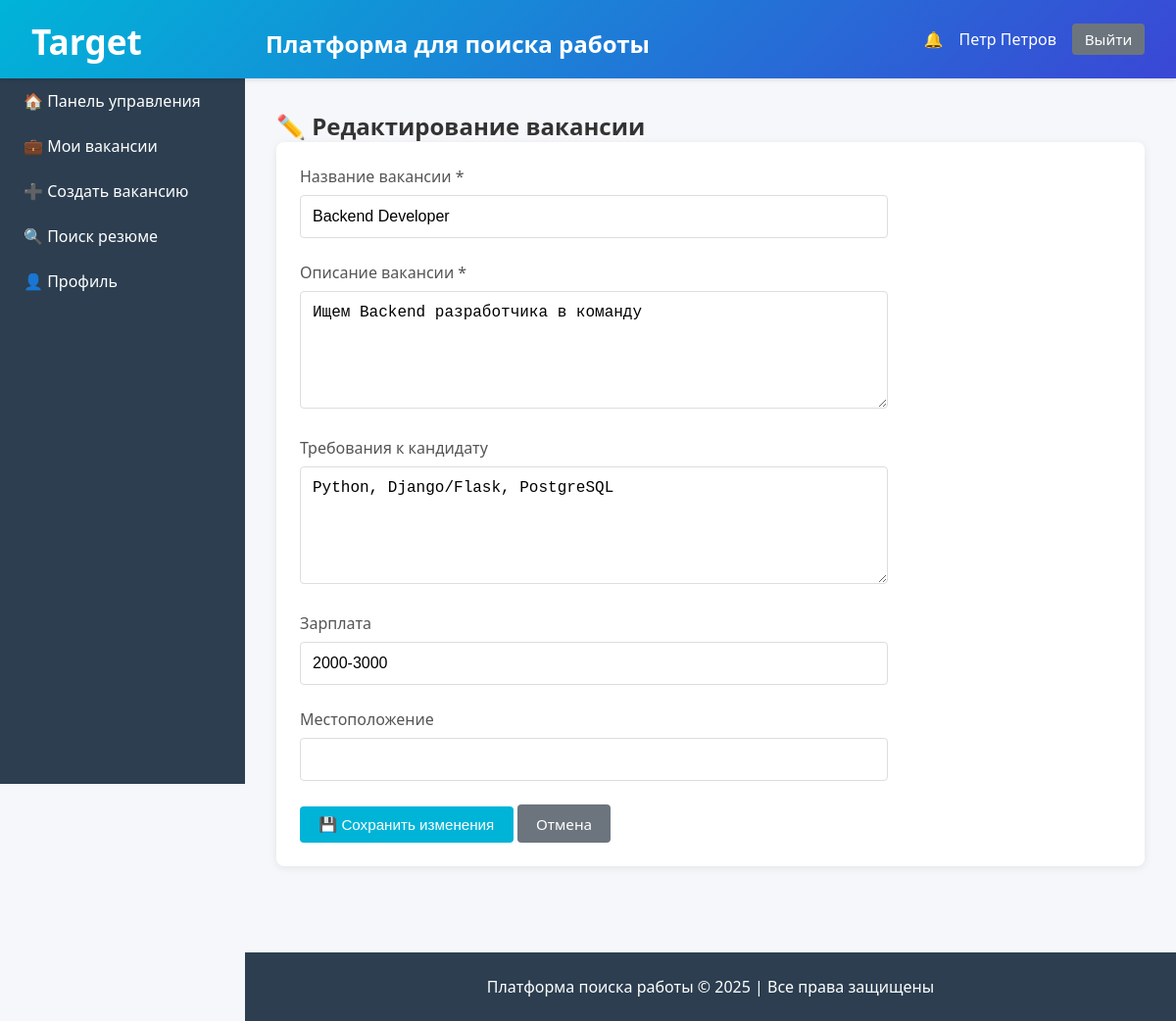
/vacancies/2/edit (signed in), run on the app's committed database.
### models/user.py (models this page shows, shortened)
class User(UserMixin, db.Model):
    __tablename__ = 'users'
    id = db.Column(db.Integer, primary_key=True)
    name = db.Column(db.String(100), nullable=False)
    email = db.Column(db.String(120), unique=True, nullable=False, index=True)
    password = db.Column(db.String(255), nullable=False)
    role = db.Column(db.String(20), nullable=False)
    created_at = db.Column(db.DateTime, default=datetime.utcnow)
    is_blocked = db.Column(db.Boolean, default=False)
    type = db.Column(db.String(50))
    __mapper_args__ = {
        'polymorphic_identity': 'user',
        'polymorphic_on': type
    }

class Employer(User):
    company_name = db.Column(db.String(200))
    company_description = db.Column(db.Text)
    __mapper_args__ = {
        'polymorphic_identity': 'employer'
    }
    vacancies = db.relationship('Vacancy', backref='employer', lazy='dynamic',
                                foreign_keys='Vacancy.employer_id',
                                cascade='all, delete-orphan')

### models/vacancy.py (models this page shows, shortened)
class Vacancy(db.Model):
    __tablename__ = 'vacancies'
    id = db.Column(db.Integer, primary_key=True)
    title = db.Column(db.String(200), nullable=False)
    description = db.Column(db.Text, nullable=False)
    requirements = db.Column(db.Text)
    salary = db.Column(db.String(100))
    location = db.Column(db.String(200))
    status = db.Column(db.String(20), default='draft')
    employer_id = db.Column(db.Integer, db.ForeignKey('users.id'), nullable=False)
    applications = db.relationship('Application', backref='vacancy', lazy='dynamic',
                                   cascade='all, delete-orphan')
    created_at = db.Column(db.DateTime, default=datetime.utcnow)
    updated_at = db.Column(db.DateTime, default=datetime.utcnow, onupdate=datetime.utcnow)

### controllers/vacancy_controller.py (the view, shortened to what this page needs)
@vacancy_bp.route('/<int:vacancy_id>/edit', methods=['GET', 'POST'])
@login_required
def edit(vacancy_id):
    vacancy = Vacancy.query.get_or_404(vacancy_id)
    if vacancy.employer_id != current_user.id:
        flash('У вас нет прав для редактирования этой вакансии', 'error')
        return redirect(url_for('vacancy.my_vacancies'))
    return render_template('edit_vacancy.html', vacancy=vacancy)

### app.py (called while the page is built)
@login_manager.user_loader
def load_user(user_id):
    from models.user import User
    return User.query.get(int(user_id))

### templates/edit_vacancy.html (shortened to what this page needs)
{% extends "base.html" %}
{% block content %}
<h2>✏️ Редактирование вакансии</h2>
<div class="card">
    <form method="POST">
        <div class="form-group">
            <label for="title">Название вакансии *</label>
            <input type="text" id="title" name="title" required
                   value="{{ vacancy.title }}">
        </div>
        <div class="form-group">
            <label for="description">Описание вакансии *</label>
            <textarea id="description" name="description" required>{{ vacancy.description }}</textarea>
        </div>
        <div class="form-group">
            <label for="requirements">Требования к кандидату</label>
            <textarea id="requirements" name="requirements">{{ vacancy.requirements }}</textarea>
        </div>
        <div class="form-group">
            <label for="salary">Зарплата</label>
            <input type="text" id="salary" name="salary"
                   value="{{ vacancy.salary or '' }}">
        </div>
        <div class="form-group">
            <label for="location">Местоположение</label>
            <input type="text" id="location" name="location"
                   value="{{ vacancy.location or '' }}">
        </div>
        <button type="submit" class="button">💾 Сохранить изменения</button>
        <a href="{{ url_for('vacancy.my_vacancies') }}" class="button secondary">Отмена</a>
    </form>
</div>
{% endblock %}

### templates/base.html (shortened to what this page needs)
<!DOCTYPE html>
<html lang="ru">
<head>
</head>
<body>
    {% if current_user.is_authenticated %}
    <header>
        <h1>
            <span class="logo">Target</span> Платформа для поиска работы
        </h1>
        <div class="user-info">
            <a href="{{ url_for('main.notifications') }}" class="notification-badge" style="color: white; text-decoration: none;">
                🔔
            </a>
            <span>{{ current_user.name }}</span>
            <a href="{{ url_for('auth.logout') }}" class="button secondary" style="padding: 0.4rem 0.8rem;">Выйти</a>
        </div>
    </header>
    <nav>
        {% if current_user.role == 'applicant' %}
            <a href="{{ url_for('main.applicant_home') }}">🏠 Главная</a>
            <a href="{{ url_for('vacancy.list_vacancies') }}">💼 Вакансии</a>
            <a href="{{ url_for('resume.my_resumes') }}">📄 Мои резюме</a>
            <a href="{{ url_for('resume.create') }}">➕ Создать резюме</a>
            <a href="{{ url_for('main.profile') }}">👤 Профиль</a>
        {% elif current_user.role == 'employer' %}
            <a href="{{ url_for('main.employer_dashboard') }}">🏠 Панель управления</a>
            <a href="{{ url_for('vacancy.my_vacancies') }}">💼 Мои вакансии</a>
            <a href="{{ url_for('vacancy.create') }}">➕ Создать вакансию</a>
            <a href="{{ url_for('resume.search') }}">🔍 Поиск резюме</a>
            <a href="{{ url_for('main.profile') }}">👤 Профиль</a>
        {% elif current_user.role == 'administrator' %}
            <a href="{{ url_for('admin.dashboard') }}">🏠 Панель админа</a>
            <a href="{{ url_for('admin.users') }}">👥 Пользователи</a>
            <a href="{{ url_for('admin.reports') }}">📊 Отчёты</a>
        {% endif %}
    </nav>
    {% endif %}
    <main>
        {% block content %}{% endblock %}
    </main>
    {% if current_user.is_authenticated %}
    <footer>
        <p>Платформа поиска работы © 2025 | Все права защищены</p>
    </footer>
    {% endif %}
</body>
</html>

### templates/base.html (style rules this page uses)
* { margin: 0; padding: 0; box-sizing: border-box; }
body { font-family: 'Segoe UI', Tahoma, Geneva, Verdana, sans-serif; background: #f5f7fa; color: #333; }
header { background: linear-gradient(135deg, #00b4d8 0%, #3a47d5 100%); color: white; padding: 1rem 2rem; box-shadow: 0 2px 4px rgba(0,0,0,0.1); display: flex; justify-content: space-between; align-items: center; position: relative; z-index: 100; }
header h1 { font-size: 1.5rem; }
header .user-info { display: flex; align-items: center; gap: 1rem; }
.notification-badge { position: relative; cursor: pointer; }
nav { background: #2c3e50; color: white; width: 250px; height: 100vh; position: fixed; top: 0; left: 0; padding: 1rem 0; overflow-y: auto; padding-top: 80px; }
header h1 .logo { display: inline-block; margin-right: 120px; font-size: 2.2rem; transform: translateY(2px); }
nav a { display: block; color: white; text-decoration: none; padding: 0.75rem 1.5rem; transition: all 0.3s; }
main { margin-left: 250px; padding: 2rem; min-height: calc(100vh - 60px); }
.card { background: white; border-radius: 8px; padding: 1.5rem; margin-bottom: 1.5rem; box-shadow: 0 2px 8px rgba(0,0,0,0.08); transition: all 0.3s; }
.button, button[type="submit"], input[type="submit"] { padding: 0.6rem 1.2rem; background: #00b4d8; color: white; border: none; border-radius: 4px; cursor: pointer; text-decoration: none; display: inline-block; transition: all 0.3s; font-size: 0.95rem; }
.button.secondary { background: #6c757d; }
form { max-width: 600px; }
.form-group { margin-bottom: 1.5rem; }
label { display: block; margin-bottom: 0.5rem; font-weight: 500; color: #555; }
input[type="text"], input[type="email"], input[type="password"], input[type="tel"], textarea, select { width: 100%; padding: 0.75rem; border: 1px solid #ddd; border-radius: 4px; font-size: 1rem; transition: all 0.3s; }
textarea { min-height: 120px; resize: vertical; }
footer { background: #2c3e50; color: white; text-align: center; padding: 1.5rem; margin-left: 250px; margin-top: 2rem; }

### data on the page
Employer: name "Петр Петров"
Vacancy: title "Backend Developer", description "Ищем Backend разработчика в команду", requirements "Python, Django/Flask, PostgreSQL", salary "2000-3000"
